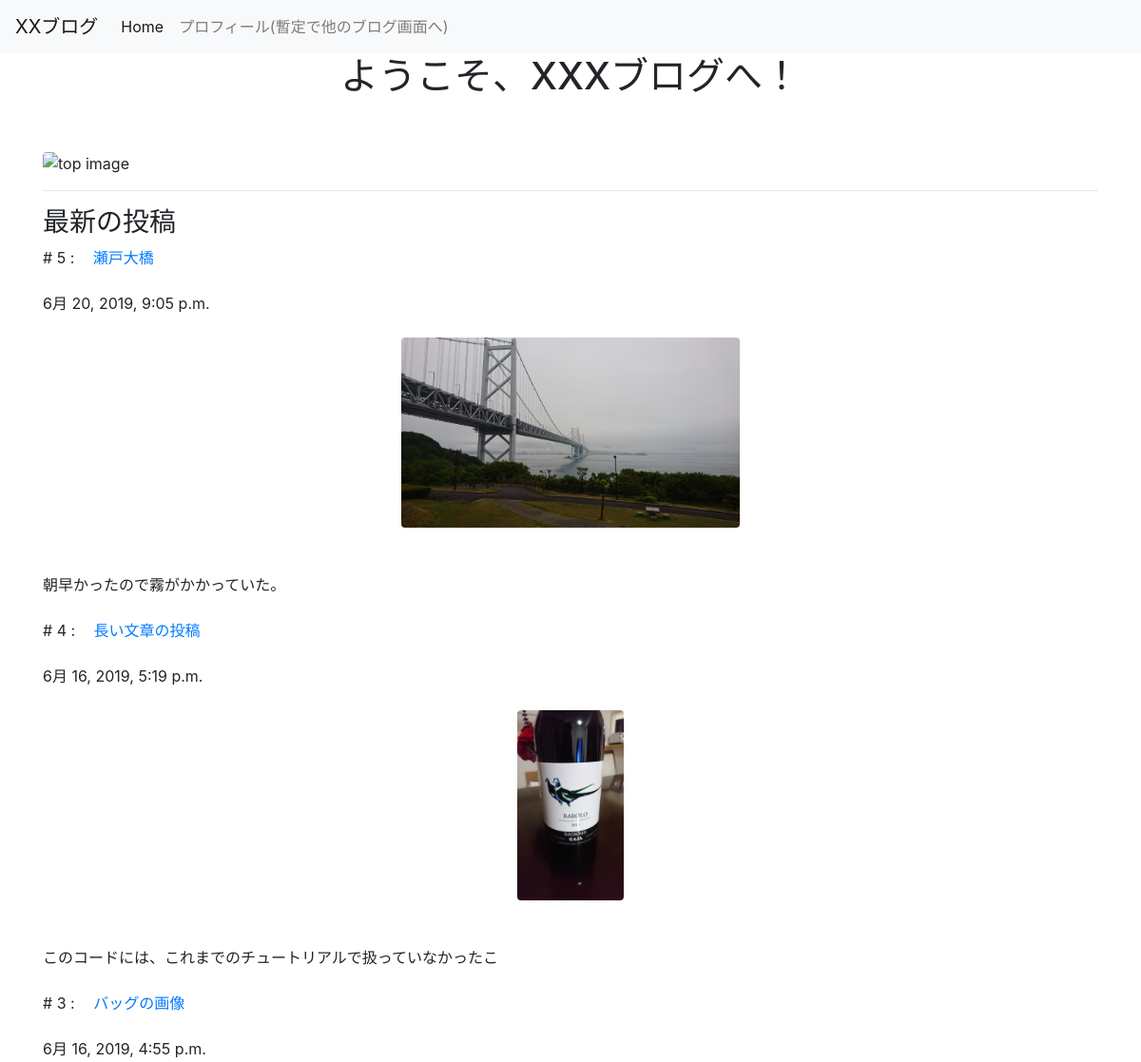
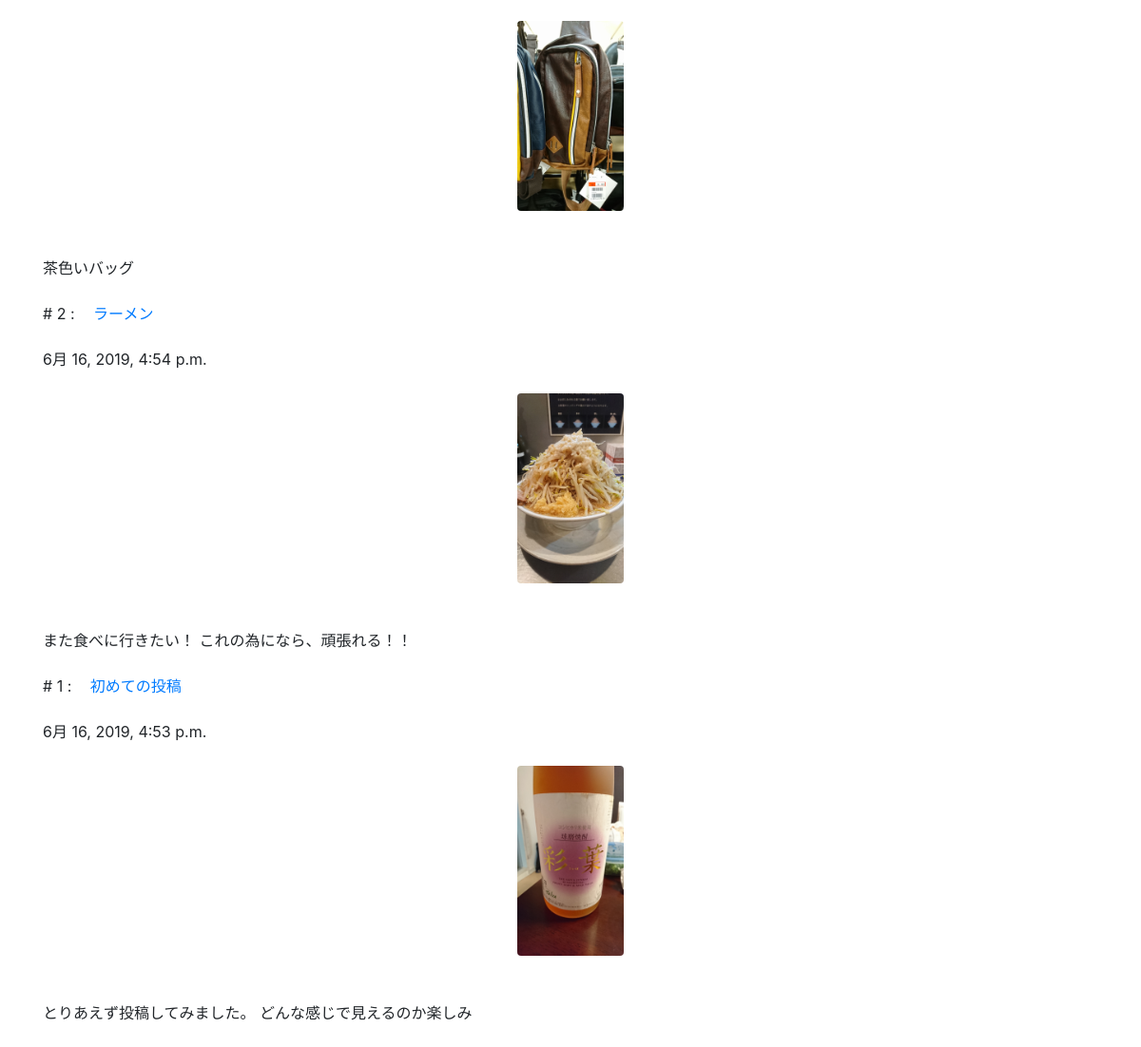
/posts/, run on the app's committed database (2 pictures, top to bottom).
### posts/models.py (models this page shows, shortened)
class Post(models.Model):
    title = models.CharField(max_length=100)
    published = models.DateTimeField()
    image = models.ImageField(upload_to='media/')
    body = models.TextField()
    def summary(self):
        return self.body[:30]

### posts/views.py (the view)
# urls.py: path('', views.index, name='index'),
def index(request):
    posts = Post.objects.order_by('-published')
    return render(request, 'posts/index.html', {'posts': posts})

### posts/templates/posts/index.html (shortened to what this page needs)
<!DOCTYPE html>
<html lang="ja-jp">
<head>
    <link rel="stylesheet" href="https://stackpath.bootstrapcdn.com/bootstrap/4.3.1/css/bootstrap.min.css">
</head>
<body>
    <nav class="navbar navbar-expand-lg navbar-light bg-light">
        <a class="navbar-brand" href="#">XXブログ</a>
        <div class="collapse navbar-collapse" id="navbarSupportedContent">
            <ul class="navbar-nav mr-auto">
                <li class="nav-item active">
                    <a class="nav-link" href="#">Home <span class="sr-only">(current)</span></a>
                </li>
                <li class="nav-item">
                    <a class="nav-link" href="https://kininaru-news.info/">プロフィール(暫定で他のブログ画面へ)</a>
                </li>
            </ul>
         </div>
    </nav>
    <div class="container">
        <h1 class="text-center">ようこそ、XXXブログへ！</h1>
        <br /><br />
        {% load static %}
        <image src="{% static 'posts/top.jpg' %}"
               style="max-height: 800px;" alt="top image" class="img-fluid rounded mx-auto d-block"/>
        <hr>
        <h3>最新の投稿</h3>
        {% for post in posts.all %}
        # {{ post.id }} :
        <a href="{% url 'posts:post_detail' post.id %}" class="container-fluid">{{ post.title }}</a>
        <br/><br/>
        {{ post.published }}
        <br/><br/>
        <img src="{{ post.image.url }}" class="img-fluid rounded mx-auto d-block" alt="Responsive image"
             style="max-height: 200px;"/>
        <br/><br/>
        {{ post.summary }}
        <br/><br/>
        {% endfor %}
    </div>
</body>
</html>

### data on the page
Post: id "5", title "瀬戸大橋", published "6月 20, 2019, 9:05 p.m.", image (picture), summary "朝早かったので霧がかかっていた。"
Post: id "4", title "長い文章の投稿", published "6月 16, 2019, 5:19 p.m.", image (picture), summary "このコードには、これまでのチュートリアルで扱っていなかったこ"
Post: id "3", title "バッグの画像", published "6月 16, 2019, 4:55 p.m.", image (picture), summary "茶色いバッグ"
Post: id "2", title "ラーメン", published "6月 16, 2019, 4:54 p.m.", image (picture), summary "また食べに行きたい！ これの為になら、頑張れる！！"
Post: id "1", title "初めての投稿", published "6月 16, 2019, 4:53 p.m.", image (picture), summary "とりあえず投稿してみました。 どんな感じで見えるのか楽しみ"
